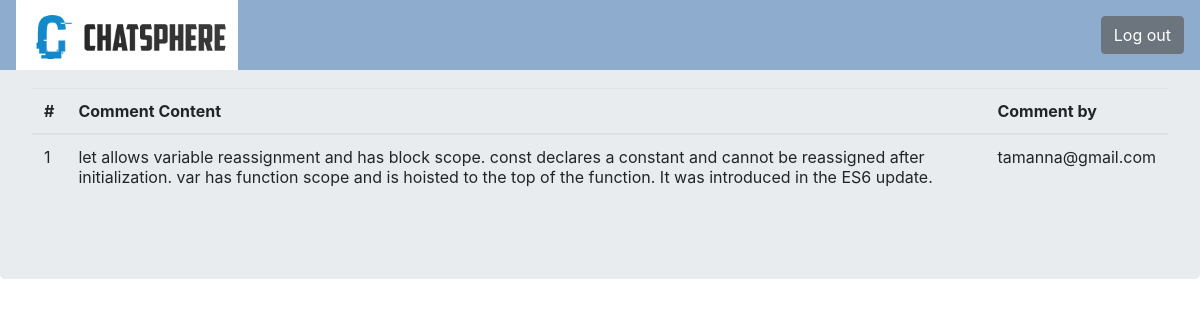
Page /minorProj/admin/admin_view_single_comment.php?comment_id=9 (signed in) on the committed database.
### tables this page shows
CREATE TABLE `comments` (
  `comment_id` int(10) NOT NULL,
  `comment_content` text NOT NULL,
  `thread_id` int(10) NOT NULL,
  `comment_by` int(8) NOT NULL,
  `comment_time` datetime NOT NULL DEFAULT current_timestamp()
);

CREATE TABLE `users` (
  `sno` int(8) NOT NULL,
  `user_email` varchar(255) NOT NULL,
  `user_pass` varchar(255) NOT NULL,
  `timestamp` datetime NOT NULL DEFAULT current_timestamp()
);

### minorProj/admin/admin_view_single_comment.php (the view, shortened to what this page needs)
<?php
include 'backend/config.php';
?>
<link rel="stylesheet" href="css/styles.css">
<link rel="stylesheet" href="https://cdn.jsdelivr.net/npm/bootstrap@4.3.1/dist/css/bootstrap.min.css">
</head>
<body>
  <nav class="navbar navbar-expand-lg navbar-light" id="nav">
    <img class="navbar-brand" src="logo1 (2).png" alt="log" style="height:80px;">
    <div class="collapse navbar-collapse" id="navbarSupportedContent">
      <a href="backend/logout.php">
        <button type="button" class="btn btn-secondary">Log out</button>
      </a>
    </div>
  </nav>
  <?php
  $id = $_GET['comment_id'];
  $sql = "select * from `comments` where  comment_id=$id";
  $result = mysqli_query($conn, $sql);
  $cnt = 1;
  while ($row = mysqli_fetch_assoc($result)) {
  ?>
    <div class="jumbotron my-4">
      <table class="table">
        <thead>
          <tr>
            <th scope="col">#</th>
            <th scope="col">Comment Content</th>
            <th scope="col">Comment by</th>
          </tr>
        </thead>
        <?php
        $sql2 = "select `users`.`sno`, `users`.`user_email` FROM `comments` JOIN `users` ON `comments`.`comment_by`=`users`.`sno`";
        $result2 = mysqli_query($conn, $sql2);
        $row2 = mysqli_fetch_assoc($result2);
        $comment_by = $row2['user_email'];
        ?>
        <tbody>
          <tr>
            <td><?php echo $cnt; ?></td>
            <td><?php echo $row['comment_content']; ?></td>
            <td><?php echo $comment_by; ?></td>
          </tr>
        </tbody>
      <?php $cnt = $cnt + 1;
    } ?>
    </div>

### minorProj/admin/css/styles.css (style rules this page uses)
#nav { position: fixed; top: 0; left: 0; height: 70px; width: 100%; background-color: var(--nav-color); z-index: 100; }

### rows in the picture
comments: comment_content "let allows variable reassignment and has block scope. const declares a constant and cannot be reassigned after initialization. var has function scope and is hoisted to the top of the function. It was introduced in the ES6 update.", users.user_email "tamanna@gmail.com"
